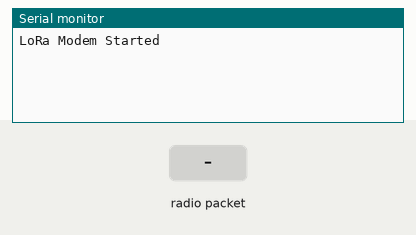
Simulated run of this sketch. Board: Arduino MKR. On the bench: the last lines printed to the serial monitor. The test bench sets the inputs (shaded band). No radio packets arrive unless stated.

Above: at 1.2 s.
1.3 s: radio packet "1" arrives
At 2.0 s:
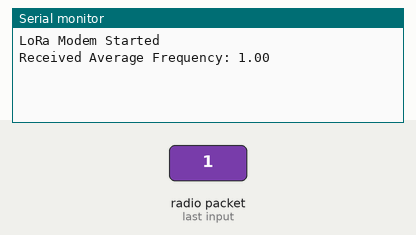
2.8 s: radio packet "0" arrives
At 4.0 s:
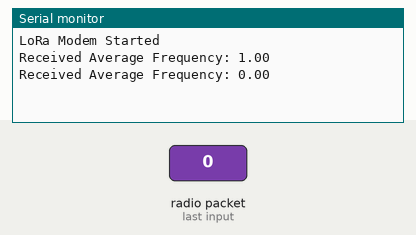
4.3 s: radio packet "2" arrives
At 5.4 s:
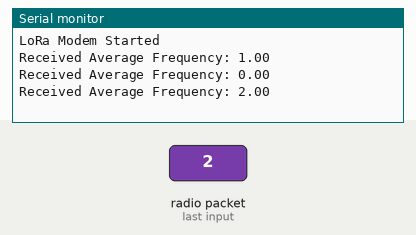

The sketch:

Receiver.ino
```cpp
#include <MKRWAN.h>
#include <LoRa.h>

void setup() {
  Serial.begin(9600);
  while (!Serial);

  if (!LoRa.begin(915E6)) {
    Serial.println("Starting LoRa failed!");
    while (1);
  }

  Serial.println("LoRa Modem Started");
}

void loop() {
  int packetSize = LoRa.parsePacket();
  if (packetSize) {
    String frequencyString = "";
    while (LoRa.available()) {
      frequencyString += (char)LoRa.read();
    }
    double averageFrequency = frequencyString.toDouble();
    Serial.print("Received Average Frequency: ");
    Serial.println(averageFrequency);
  }
}
```

Measured:
- after the input at 1.3 s, the serial monitor: prints a new line at once (image 1)
- after the input at 2.8 s, the serial monitor: prints a new line at once (image 2)
- after the input at 4.3 s, the serial monitor: prints a new line at once (image 3)
